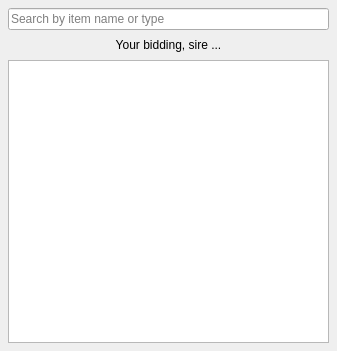
<?xml version="1.0" encoding="UTF-8"?>
<ui version="4.0">
 <class>quick_switcher</class>
 <widget class="QDialog" name="quick_switcher">
  <property name="windowModality">
   <enum>Qt::ApplicationModal</enum>
  </property>
  <property name="geometry">
   <rect>
    <x>0</x>
    <y>0</y>
    <width>337</width>
    <height>351</height>
   </rect>
  </property>
  <property name="windowTitle">
   <string>Quick open item</string>
  </property>
  <property name="windowIcon">
   <iconset theme="forward">
    <normaloff/>
   </iconset>
  </property>
  <layout class="QVBoxLayout" name="verticalLayout">
   <property name="spacing">
    <number>8</number>
   </property>
   <property name="margin">
    <number>8</number>
   </property>
   <item>
    <widget class="line_edit_filter" name="filter_line_edit">
     <property name="placeholderText">
      <string>Search by item name or type</string>
     </property>
    </widget>
   </item>
   <item>
    <widget class="QLabel" name="label_quick_switcher_wait">
     <property name="text">
      <string>Your bidding, sire ...</string>
     </property>
     <property name="alignment">
      <set>Qt::AlignCenter</set>
     </property>
    </widget>
   </item>
   <item>
    <widget class="QListWidget" name="items_list_widget">
     <property name="verticalScrollBarPolicy">
      <enum>Qt::ScrollBarAlwaysOff</enum>
     </property>
     <property name="horizontalScrollBarPolicy">
      <enum>Qt::ScrollBarAlwaysOff</enum>
     </property>
    </widget>
   </item>
  </layout>
 </widget>
 <customwidgets>
  <customwidget>
   <class>line_edit_filter</class>
   <extends>QLineEdit</extends>
   <header>quick_switcher_dialog/line_edit_filter.h</header>
  </customwidget>
 </customwidgets>
 <resources/>
 <connections/>
</ui>
